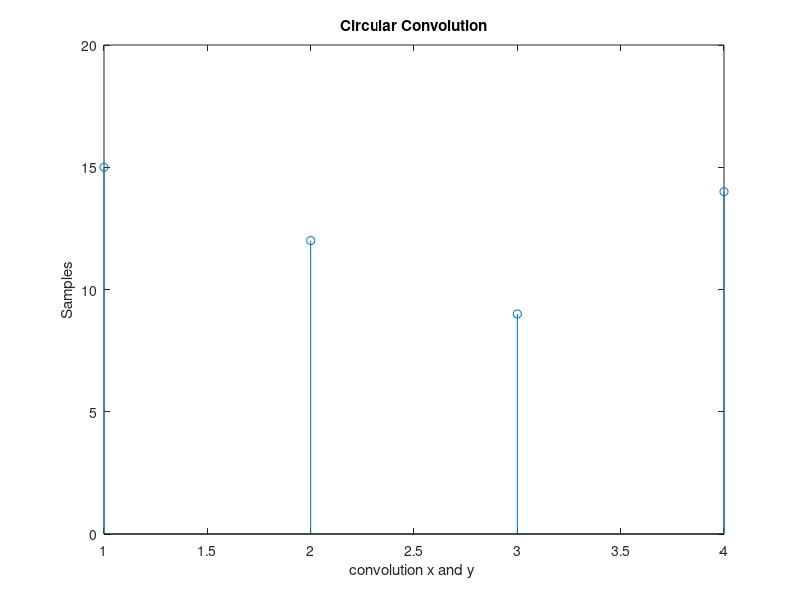

Source code (MATLAB):
clc 
close 

%cicrcular convolution 

x1=[1,2,2,0]
x2=[1,2,3,4]

l1=length(x1)
l2=length(x2)

n=max(l1,l2)
y= zeros(1,n); 

if l1>l2   
    x2= [ x2, zeros(1,l1-l2)]
elseif l1<l2   
    x1= [ x1, zeros(1,l2-l1)]
endif 

for m=[0:n-1]
    for o = [0:n-1]
    z=mod(m-o,n);
    y(m+1)=y(m+1)+x1(o+1).* x2(z+1);
    end
end

stem(y)
xlabel('convolution x and y ');
ylabel('Samples');
title("Circular Convolution")